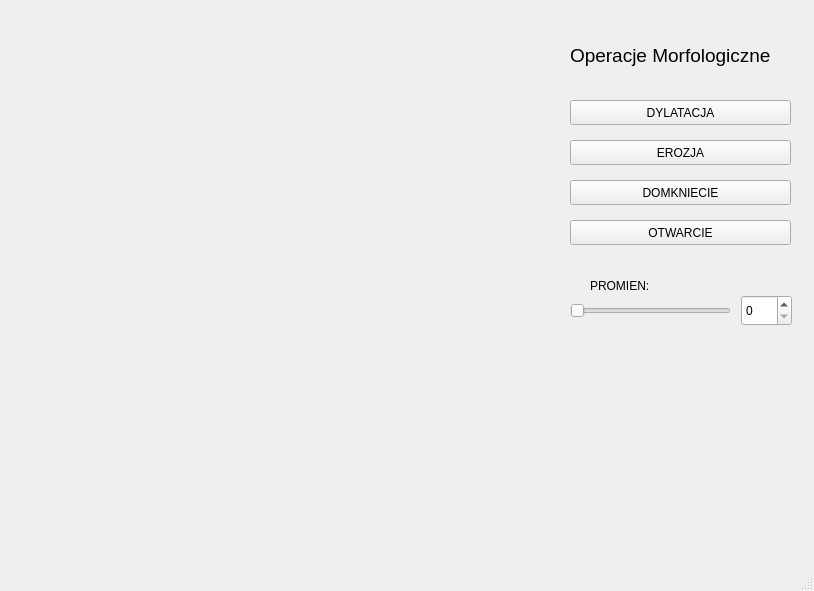
<?xml version="1.0" encoding="UTF-8"?>
<ui version="4.0">
 <class>MainWindow</class>
 <widget class="QMainWindow" name="MainWindow">
  <property name="geometry">
   <rect>
    <x>0</x>
    <y>0</y>
    <width>814</width>
    <height>591</height>
   </rect>
  </property>
  <property name="windowTitle">
   <string>MainWindow</string>
  </property>
  <widget class="QWidget" name="centralwidget">
   <widget class="OperacjeMorfologiczne" name="widget" native="true">
    <property name="geometry">
     <rect>
      <x>20</x>
      <y>20</y>
      <width>500</width>
      <height>500</height>
     </rect>
    </property>
   </widget>
   <widget class="QSlider" name="slider_promien">
    <property name="geometry">
     <rect>
      <x>570</x>
      <y>300</y>
      <width>161</width>
      <height>21</height>
     </rect>
    </property>
    <property name="orientation">
     <enum>Qt::Horizontal</enum>
    </property>
   </widget>
   <widget class="QLabel" name="label">
    <property name="geometry">
     <rect>
      <x>590</x>
      <y>270</y>
      <width>81</width>
      <height>31</height>
     </rect>
    </property>
    <property name="text">
     <string>PROMIEN:</string>
    </property>
   </widget>
   <widget class="QLabel" name="title">
    <property name="geometry">
     <rect>
      <x>570</x>
      <y>40</y>
      <width>221</width>
      <height>31</height>
     </rect>
    </property>
    <property name="font">
     <font>
      <pointsize>14</pointsize>
     </font>
    </property>
    <property name="text">
     <string>Operacje Morfologiczne</string>
    </property>
   </widget>
   <widget class="QPushButton" name="dylatacja">
    <property name="geometry">
     <rect>
      <x>570</x>
      <y>100</y>
      <width>221</width>
      <height>25</height>
     </rect>
    </property>
    <property name="text">
     <string>DYLATACJA</string>
    </property>
   </widget>
   <widget class="QPushButton" name="erozja">
    <property name="geometry">
     <rect>
      <x>570</x>
      <y>140</y>
      <width>221</width>
      <height>25</height>
     </rect>
    </property>
    <property name="text">
     <string>EROZJA</string>
    </property>
   </widget>
   <widget class="QPushButton" name="domkniecie">
    <property name="geometry">
     <rect>
      <x>570</x>
      <y>180</y>
      <width>221</width>
      <height>25</height>
     </rect>
    </property>
    <property name="text">
     <string>DOMKNIECIE</string>
    </property>
   </widget>
   <widget class="QPushButton" name="otwarcie">
    <property name="geometry">
     <rect>
      <x>570</x>
      <y>220</y>
      <width>221</width>
      <height>25</height>
     </rect>
    </property>
    <property name="text">
     <string>OTWARCIE</string>
    </property>
   </widget>
   <widget class="QSpinBox" name="spinBox_promien">
    <property name="geometry">
     <rect>
      <x>741</x>
      <y>295</y>
      <width>51</width>
      <height>31</height>
     </rect>
    </property>
   </widget>
  </widget>
  <widget class="QMenuBar" name="menubar">
   <property name="geometry">
    <rect>
     <x>0</x>
     <y>0</y>
     <width>814</width>
     <height>25</height>
    </rect>
   </property>
  </widget>
  <widget class="QStatusBar" name="statusbar"/>
 </widget>
 <customwidgets>
  <customwidget>
   <class>OperacjeMorfologiczne</class>
   <extends>QWidget</extends>
   <header>operacjemorfologiczne.h</header>
   <container>1</container>
  </customwidget>
 </customwidgets>
 <resources/>
 <connections/>
</ui>
